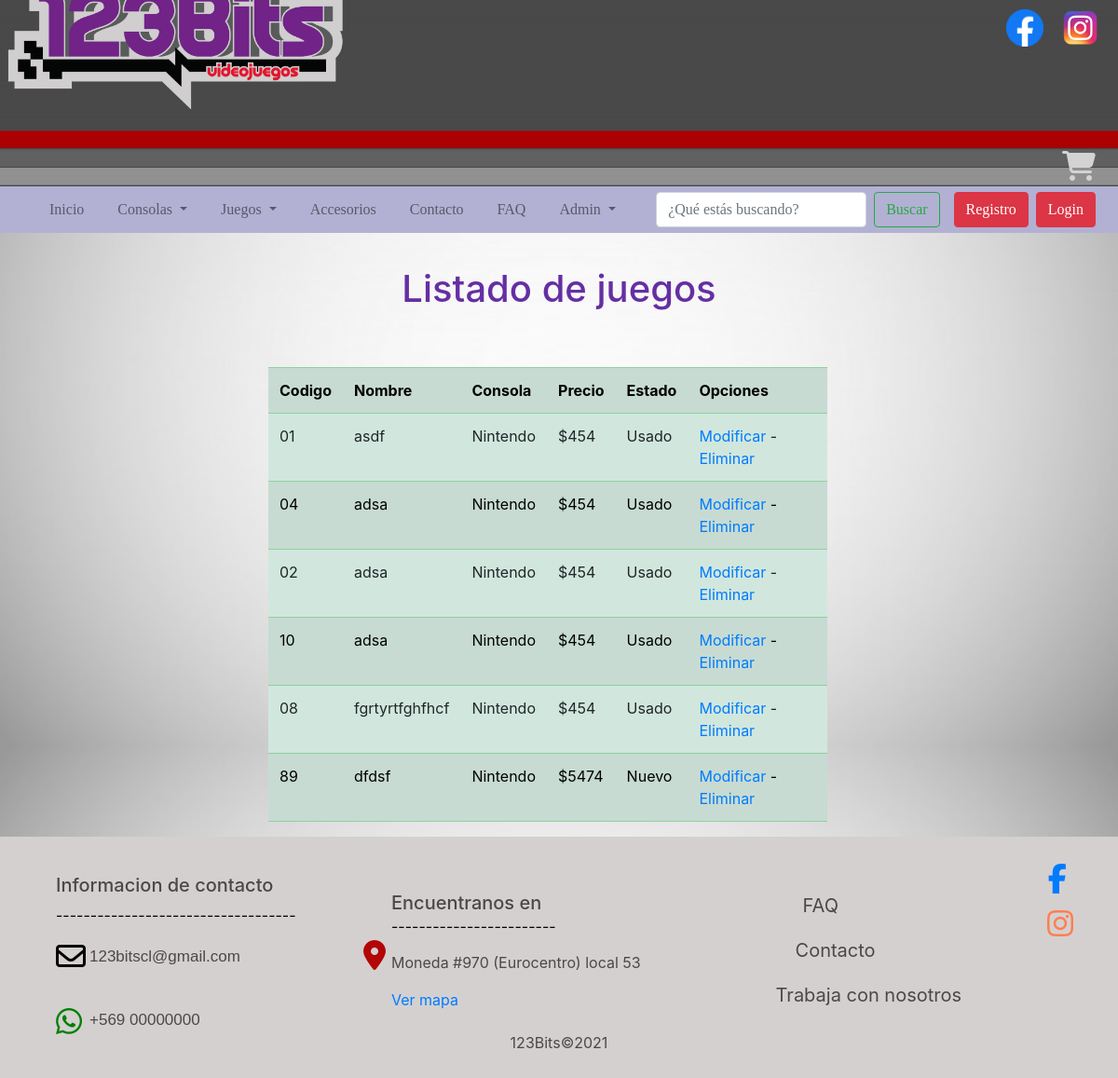
Page /listadojuegos on the committed database.
### app123bits/models.py (models this page shows, shortened)
class Juego(models.Model):
    codigo = models.CharField(max_length=10, null=False, primary_key=True)
    nombre = models.CharField(max_length=50,default='')
    NIN = 'Nintendo'
    SEGA = 'Sega'
    PS = 'PlayStation'
    XBOX = 'Xbox'
    consolas = [(NIN, 'Nintendo'), (SEGA, 'Sega'), (PS, 'PlayStation'), (XBOX, 'Xbox'), ]
    consola = models.CharField(max_length=50,choices=consolas, default='-- Seleccione --',)
    valor = models.IntegerField(default=0)
    N = 'Nuevo'
    U = 'Usado'
    estados = [(N, 'Nuevo'), (U, 'Usado')]
    estado = models.CharField(max_length=50,choices=estados, default='-- Seleccione --')

### app123bits/views.py (the view)
# urls.py: path('listadojuegos', views.listadojuegos),
def listadojuegos(request):
    juego= Juego.objects.all()
    datos= {
        'juego': juego
    }
    return render(request, 'listadojuegos.html',datos)

### app123bits/templates/listadojuegos.html (shortened to what this page needs)
<!DOCTYPE html>
<head>
    <link href="https://cdn.jsdelivr.net/npm/bootstrap@5.0.0-beta3/dist/css/bootstrap.min.css" rel="stylesheet"
>
    <link type="text/css" rel="stylesheet" href="estilos.css" />
    <link rel="stylesheet" href="https://cdn.jsdelivr.net/npm/bootstrap@4.6.0/dist/css/bootstrap.min.css"
>
	{% load static %}
    <link rel="stylesheet" href="{% static 'estilos.css' %}">
</head>
<body>
    <div>
        <img src="static/img/banner2.jpg" class="banner" alt="banner">
        <a href="index.html">
            <img src="static/img/Logo_123Bits.png" class="logo" alt="logo"></a>
        <a href="http://www.facebook.com/123bitscl" target="_blank">
            <img src="static/img/facebook.png" class="fb" alt="facebook"></a>
        <a href="http://www.instagram.com/123bitscl" target="_blank">
            <img src="static/img/instagram.png" class="instagram" alt="instagram"></a>
        <a href="carro.html">
            <span class="fas fa-shopping-cart fa-2x carro"></span></a>
    </div>
    <nav class="navbar navbar-expand-lg navbar-light navbar2" style="background-color: hsl(242, 28%, 76%);">
        <div class="container-fluid">
            <div class="collapse navbar-collapse" id="navbarSupportedContent">
                <ul class="navbar-nav me-auto mb-2 mb-lg-0 ">
                    <li class="nav-item item">
                        <a class="nav-link" aria-current="page" href="index">Inicio</a>
                    </li>
                    <li class="nav-item dropdown item">
                        <a class="nav-link dropdown-toggle" href="#" id="navbarDropdown" role="button"
                            data-bs-toggle="dropdown" aria-expanded="false">
                            Consolas
                        </a>
                    <li class="nav-item dropdown item">
                        <a class="nav-link dropdown-toggle" href="#" id="navbarDropdown" role="button"
                            data-bs-toggle="dropdown" aria-expanded="false">
                            Juegos
                        </a>
                    <li class="nav-item item">
                        <a class="nav-link access" href="#">Accesorios</a>
                    </li>
                    <li class="nav-item item">
                        <a class="nav-link" href="contacto">Contacto</a>
                    </li>
                    <li class="nav-item item">
                        <a class="nav-link" href="faq">FAQ</a>
                    </li>
                    </li>
					<li class="nav-item dropdown item">
                        <a class="nav-link dropdown-toggle" href="#" id="navbarDropdown" role="button"
                            data-bs-toggle="dropdown" aria-expanded="false">
                            Admin
                        </a>
                </ul>
                <form class="d-flex">
                    <input class="form-control me-2" type="search" placeholder="¿Qué estás buscando?"
                        aria-label="Search">
                    <button class="btn btn-outline-success" type="submit">Buscar</button>
                </form>
            </div>
        </div>
        <a href="registro.html">
            <button type="button" class="btn btn-danger mr-sm-2">Registro</button>
        </a>
        <button type="button" class="btn btn-danger mr-sm-2" data-toggle="modal"
            data-target="#modal_login">Login</button>
    </nav>
        <div class='titulo-listado'>
            <h1> Listado de juegos </h1>
        </div>
        <table class="table table-success table-striped table-hover lista-juegos">
            <tr>
                <th>Codigo</th>
                <th>Nombre</th>
                <th>Consola</th>
                <th>Precio</th>
                <th>Estado</th>
				<th>Opciones</th>
            </tr>
            {% for juego in juego %}
            <tr>
                <td>{{juego.codigo}}</td>
                <td>{{juego.nombre}} </td>
                <td>{{juego.consola}} </td>
                <td>${{juego.valor}} </td>
                <td>{{juego.estado}}</td>
				<td><a href="{% url 'editar_juego' juego.codigo %}">Modificar </a>
				<span>-</span>
                <a href="{% url 'eliminar_juego' juego.codigo %}" onclick="return confirm('¿Estás seguro de querer eliminar este dato?')"> Eliminar</a>
                 </td>
            </tr>
            {% endfor %}
        </table>
	<footer class="footer">
        <h5 class="info">
            Informacion de contacto
        </h5>
        <p class="separador"> -----------------------------------</p>
        <div class="mail">
            <span class="far fa-envelope fa-2x"></span>
        </div>
        <div class="correo">
            <a href="mailto:123bitscl@gmail.com">
                <p>123bitscl@gmail.com</p>
            </a>
        </div>
        <div class="whatsapp">
            <span class="fab fa-whatsapp fa-2x"></span>
        </div>
        <div class="telefono">
            <a href="https://api.whatsapp.com/send?phone=56900000000" target="_blank">
                <p>+569 00000000</p>
            </a>
        </div>
        <a href="http://www.facebook.com/123bitscl" target="_blank">
            <div class="logofacebook">
                <span class="fab fa-facebook-f fa-2x"></span>
        </a>
        <a href="http://www.instagram.com/123bitscl" class="colorinsta" target="_blank">
            <div class="logoinstagram">
                <span class="fab fa-instagram fa-2x"></span>
        </a>
        <div class="address">
            <span class="fas fa-map-marker-alt fa-2x"></span>
        </div>
        <h5 class="encuentranos">
            Encuentranos en
        </h5>
        <p class="separador2"> ------------------------</p>
        <div class="direccion">
            <p>
                Moneda #970 (Eurocentro) local 53
            </p>
            <a href="https://www.google.cl/maps/place/Eurocentro/@-33.4420223,-70.650213,15z/data=!4m5!3m4!1s0x0:0xc5710ab2432b6373!8m2!3d-33.4420223!4d-70.650213"
                target="_blank">
                <p>Ver mapa</p>
            </a>
        </div>
        <div class="faq-footer">
            <a href="faq">
                <p>
                    FAQ
                </p>
            </a>
        </div>
        <div class="contacto-footer">
            <a href="contacto">
                <p>
                    Contacto
                </p>
            </a>
        </div>
        <div class="trabaja-footer">
            <a href="trabaja">
                <p>
                    Trabaja con nosotros
                </p>
            </a>
        </div>
        <div class="anio">
            <p>
                123Bits©2021
            </p>
        </div>
    </footer>
</body>
</html>

### app123bits/static/estilos.css (style rules this page uses)
html, body { background-size: 100vw 100vh; background-attachment: fixed; background-image: url(img/fondo-borroso-gris-claro-blanco-degradado-radial_53562-6788.jpg); }
input { border: 1px solid black; border-radius: 2px; }
.lista-juegos { width: 50%; position:relative; left:24%; margin-top: 5%; }
.titulo-listado { text-align:center; margin-top:3%; margin-bottom: 3%; color:rgb(101, 47, 163); }
.logo { margin-right: 0; margin-left: auto; position: absolute; display: block; width: 31%; top: -6.5%; max-width: 100%; }
.banner { width: 100%; max-width: 100%; height: 200px; position: relative; }
.fb { width: 40px; height: 40px; position: absolute; top: 10px; left: 90%; }
.instagram { width: 40px; height: 40px; position: absolute; top: 10px; left: 95%; }
.navbar2 { font-family: Verdana; padding-left: 10px; padding-top: 0px; padding-bottom: 0px; height: 50px; background-color: rgb(212, 208, 208); }
.item { padding-left: 20px; }
.footer { position: relative; margin: 0; padding-top: 40px; padding-bottom: 10px; width: 100%; background-color: rgb(212, 208, 208); color:rgb(77, 72, 72); }
.carro { width: 40px; height: 40px; position: absolute; top: 14%; left: 95%; color:rgb(211, 211, 211); }
.info { margin-left: 5%; }
.encuentranos { margin-left:35%; position:absolute; margin-top:-12.5% }
.separador { margin-left: 5%; color:black; }
.separador2 { margin-left: 35%; color:black; margin-top:-10.4%; position:absolute; }
.direccion { margin-left:35%; position:absolute; margin-top:-7.2%; }
.address { margin-left:32.5%; position:absolute; margin-top:-8.2%; color:rgb(179, 6, 6); }
.mail { padding-left: 5%; position: absolute; color:black }
.whatsapp { padding-left: 5%; position: absolute; margin-top: 2%; color:green }
.correo { color:rgb(77, 72, 72)k; font-size: 17px; font-family: Verdana, Geneva, Tahoma, sans-serif; padding-left: 8%; margin-top:20px; }
.correo a p { color:rgb(77, 72, 72); }
.telefono a p { color:rgb(77, 72, 72); font-size: 17px; font-family: Verdana, Geneva, Tahoma, sans-serif; padding-left: 8%; margin-top: 3.5%; margin-bottom:0px; }
.anio { text-align: center; }
.logofacebook { float: right; margin-top: -15%; margin-bottom:0px; padding-right: 4.6%; color:blue; }
.logoinstagram { float:right; margin-top: -11%; margin-bottom:0px; padding-right: 4%; color:coral }
.colorinsta { color:coral; }
.faq-footer { float:right; margin-right:25%; font-size:20px; margin-top:-12.5%; }
.faq-footer a p { color:rgb(77, 72, 72); text-decoration: none; }
.contacto-footer { float:right; margin-right:21.7%; font-size:20px; margin-top:-8.5%; }
.contacto-footer a p { color:rgb(77, 72, 72); text-decoration: none; }
.trabaja-footer { float:right; margin-right:14%; font-size:20px; margin-top:-4.5% }
.trabaja-footer a p { color:rgb(77, 72, 72); text-decoration: none; }
input, textarea { width: 100%; padding: 10px; box-sizing: border-box; font-size: 17px; border: none; }

### rows in the picture
Juego: codigo "01", nombre "asdf", consola "Nintendo", valor "454", estado "Usado"
Juego: codigo "04", nombre "adsa", consola "Nintendo", valor "454", estado "Usado"
Juego: codigo "02", nombre "adsa", consola "Nintendo", valor "454", estado "Usado"
Juego: codigo "10", nombre "adsa", consola "Nintendo", valor "454", estado "Usado"
Juego: codigo "08", nombre "fgrtyrtfghfhcf", consola "Nintendo", valor "454", estado "Usado"
Juego: codigo "89", nombre "dfdsf", consola "Nintendo", valor "5474", estado "Nuevo"
